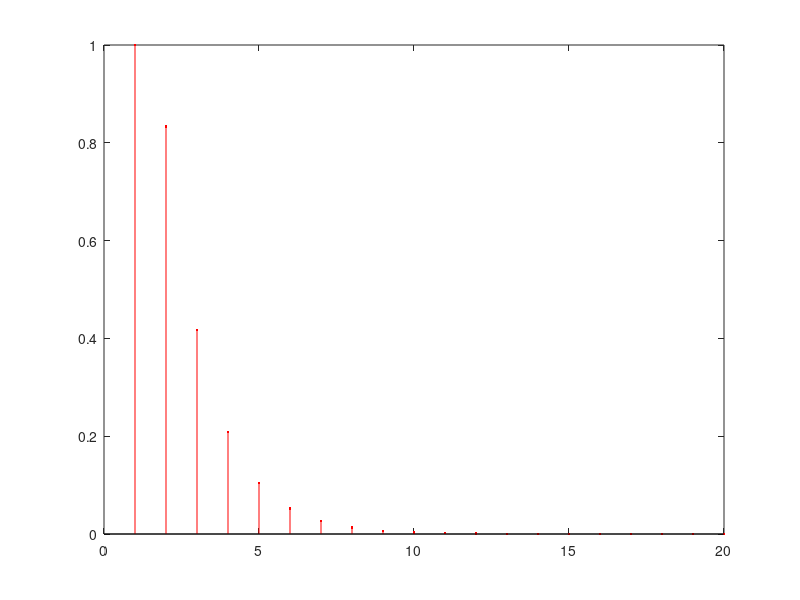
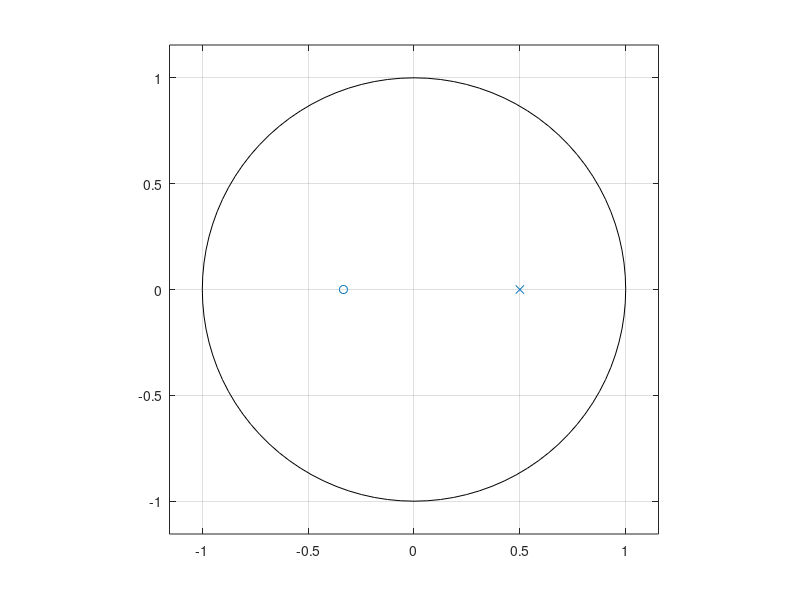

The MATLAB source for these figures, in order:
clc
close all
clear all

b = [1 1/3];
a = [1 -1/2];

n = 0:20;
imp  =n==0;

[h t] = impz(b,a,20);
figure(1)
stem(h,'.r');
figure(2)
zplane(b,a);